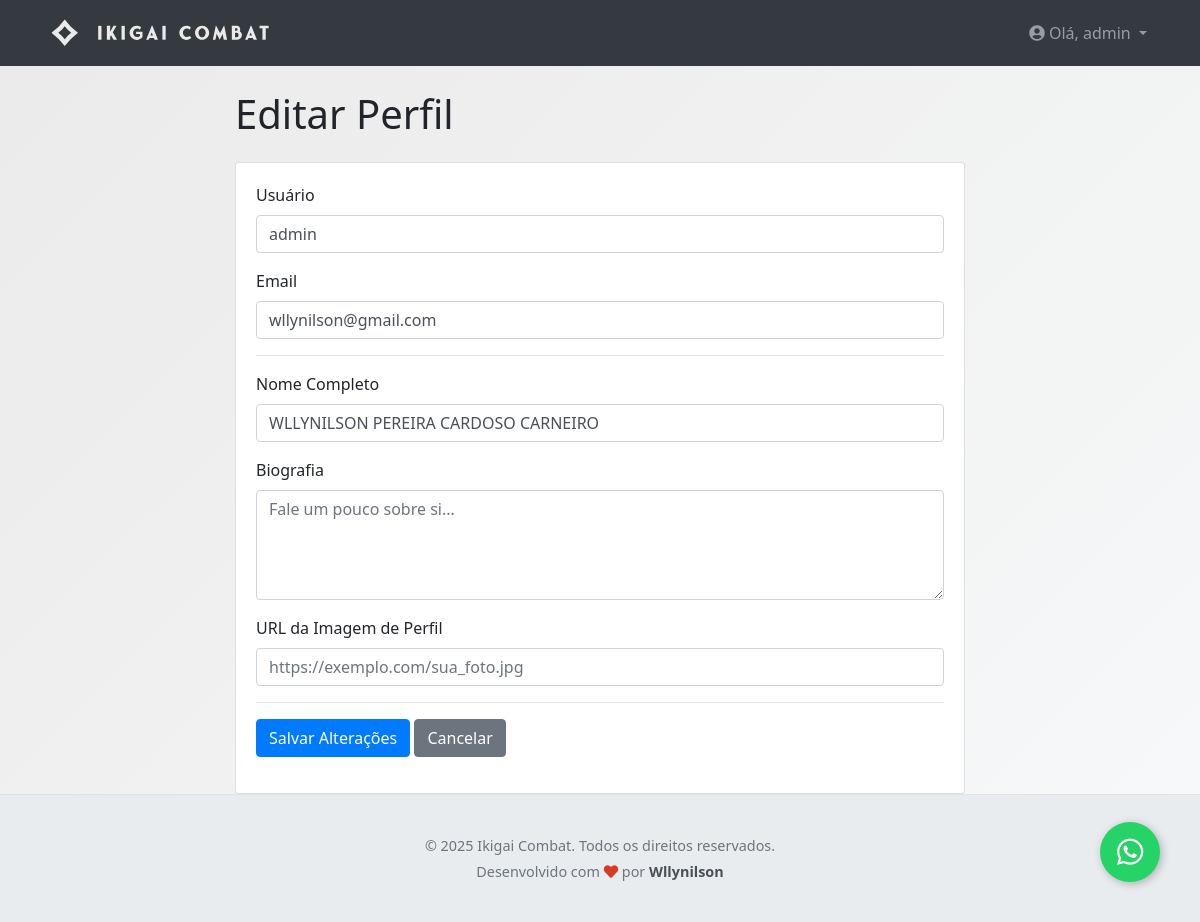
Page /perfil/editar (signed in) on the committed database.
### app/models.py (models this page shows, shortened)
class User(UserMixin, db.Model):
    __tablename__ = 'users'
    id = db.Column(db.Integer, primary_key=True)
    username = db.Column(db.String(64), index=True, unique=True, nullable=False)
    email = db.Column(db.String(120), index=True, unique=True, nullable=False)
    password_hash = db.Column(db.String(128))
    nome_completo = db.Column(db.String(150), nullable=True)
    bio = db.Column(db.Text, nullable=True)
    imagem_perfil = db.Column(db.String(300), nullable=True)  # URL para a imagem de perfil
    role = db.Column(db.String(20), nullable=False, default='user')  # Papel do utilizador
    cpf = db.Column(db.String(14), unique=True, nullable=True)  # CPF será único e opcional no início
    telefone = db.Column(db.String(20), nullable=True)  # Telefone também opcional
    inscricoes = db.relationship('Inscricao', backref='participante', lazy='dynamic')

### app/auth/routes.py (the view)
@auth_bp.route('/perfil/editar', methods=['GET', 'POST'])
@login_required
def editar_perfil():
    form = EditarPerfilForm()
    if form.validate_on_submit():
        current_user.username = form.username.data
        current_user.email = form.email.data
        current_user.nome_completo = form.nome_completo.data
        current_user.bio = form.bio.data
        current_user.imagem_perfil = form.imagem_perfil.data
        db.session.commit()
        flash('O seu perfil foi atualizado com sucesso!', 'success')
        return redirect(url_for('auth.perfil'))
    elif request.method == 'GET':
        form.username.data = current_user.username
        form.email.data = current_user.email
        form.nome_completo.data = current_user.nome_completo
        form.bio.data = current_user.bio
        form.imagem_perfil.data = current_user.imagem_perfil
    return render_template('auth/editar_perfil.html', title='Editar Perfil', form=form)

### app/auth/forms.py (shortened to what this page needs)
class EditarPerfilForm(FlaskForm):
    username = StringField('Usuário', validators=[DataRequired(), Length(min=2, max=64)])
    email = StringField('Email', validators=[DataRequired(), Email()])
    nome_completo = StringField('Nome Completo', validators=[Optional(), Length(max=150)])
    bio = TextAreaField('Biografia', validators=[Optional(), Length(max=500)])
    imagem_perfil = StringField('URL da Imagem de Perfil', validators=[Optional(), URL()])
    submit = SubmitField('Salvar Alterações')

### app/__init__.py (called while the page is built)
@login_manager.user_loader
def load_user(user_id):
    return models.User.query.get(int(user_id))

### app/templates/auth/editar_perfil.html (shortened to what this page needs)
{% extends "base.html" %}
{% block content %}
<div class="row">
    <div class="col-md-8 offset-md-2">
        <h1 class="mb-4">{{ title }}</h1>
        <div class="card">
            <div class="card-body">
                <form method="POST" action="" novalidate>
                    {{ form.hidden_tag() }} <div class="form-group">
                        {{ form.username.label(class="form-control-label") }}
                        {{ form.username(class="form-control" + (" is-invalid" if form.username.errors else "")) }}
                    </div>
                    <div class="form-group">
                        {{ form.email.label(class="form-control-label") }}
                        {{ form.email(class="form-control" + (" is-invalid" if form.email.errors else "")) }}
                    </div>
                    <hr>
                    <div class="form-group">
                        {{ form.nome_completo.label(class="form-control-label") }}
                        {{ form.nome_completo(class="form-control", placeholder="O seu nome completo") }}
                    </div>
                    <div class="form-group">
                        {{ form.bio.label(class="form-control-label") }}
                        {{ form.bio(class="form-control", rows=4, placeholder="Fale um pouco sobre si...") }}
                    </div>
                    <div class="form-group">
                        {{ form.imagem_perfil.label(class="form-control-label") }}
                        {{ form.imagem_perfil(class="form-control", placeholder="https://exemplo.com/sua_foto.jpg") }}
                    </div>
                    <hr>
                    <div class="form-group">
                        {{ form.submit(class="btn btn-primary") }}
                        <a href="{{ url_for('auth.perfil') }}" class="btn btn-secondary">Cancelar</a>
                    </div>
                </form>
            </div>
        </div>
    </div>
</div>
{% endblock %}

### app/templates/base.html (shortened to what this page needs)
<!DOCTYPE html>
<html lang="pt-BR">
<head>
    <link rel="stylesheet" href="https://stackpath.bootstrapcdn.com/bootstrap/4.5.2/css/bootstrap.min.css">
    <link rel="stylesheet" href="https://cdnjs.cloudflare.com/ajax/libs/font-awesome/5.15.3/css/all.min.css">
    <link rel="stylesheet" href="{{ url_for('static', filename='css/estilos_publicos.css') }}">
</head>
<body>
<nav class="navbar navbar-expand-lg navbar-dark bg-dark mb-4">
    <div class="container">
        <a class="navbar-brand" href="{{ url_for('public.index') }}">
            <img src="{{ url_for('static', filename='images/logo-navbar.svg') }}" alt="Ikigai Combat Logo" height="40">
        </a>
        <div class="collapse navbar-collapse" id="navbarNav">
            <ul class="navbar-nav mr-auto">
                <li class="nav-item active">
                    <a class="nav-link" href="{{ url_for('public.index') }}"> </a>
                </li>
            </ul>
            <ul class="navbar-nav">
                {% if current_user.is_authenticated %}
                    <li class="nav-item dropdown">
                        <a class="nav-link dropdown-toggle" href="#" id="navbarUserDropdown" role="button"
                           data-toggle="dropdown" aria-haspopup="true" aria-expanded="false">
                            <i class="fas fa-user-circle"></i> Olá, {{ current_user.username }}
                        </a>
                    </li>
                {% endif %}
            </ul>
        </div>
    </div>
</nav>
    <main role="main">
        <div class="container">
            {% block content %}{% endblock %}
        </div>
    </main>
<footer class="site-footer">
    <div class="container text-center">
        <p class="mb-1">&copy; {{ current_year }} Ikigai Combat. Todos os direitos reservados.</p>
        <p class="developer-credit mb-0">Desenvolvido com <i class="fas fa-heart"
                                                             style="color: var(--primary-red);"></i> por
            <a href="https://www.wllynilson.com.br" target="_blank">Wllynilson</a>
        </p>
    </div>
</footer>
<a href="https://wa.me/5563992457273?text=OSS!%20Preciso%20de%20ajuda%20com%20a%20plataforma%20de%20eventos%20Ikigai." class="whatsapp-fab" target="_blank" title="Fale com o Suporte">
    <i class="fab fa-whatsapp"></i>
</a>
</body>
</html>

### app/static/css/estilos_publicos.css (style rules this page uses)
:root { --primary-red: rgb(214, 58, 38); --primary-white: rgb(234, 234, 234); --dark-red: rgb(180, 45, 28); --light-red: rgba(214, 58, 38, 0.1); --shadow: 0 4px 20px rgba(0, 0, 0, 0.1); --border-radius: 12px; }
body { background: linear-gradient(135deg, var(--primary-white) 0%, #f8f9fa 100%); font-family: 'Segoe UI', Tahoma, Geneva, Verdana, sans-serif; }
.whatsapp-fab { position: fixed; width: 60px; height: 60px; bottom: 40px; right: 40px; background-color: #25D366; color: #FFF; border-radius: 50%; text-align: center; font-size: 30px; box-shadow: 2px 2px 8px rgba(0, 0, 0, 0.25); z-index: 1000; display: flex; align-items: center; justify-content: center; text-decoration: none; transition: all 0.3s ease; }
.site-footer { padding: 2.5rem 0; background-color: #e9ecef; border-top: 1px solid #dee2e6; font-size: 0.9rem; color: #6c757d; }
.developer-credit a { color: #495057; font-weight: 600; text-decoration: none; transition: color 0.3s ease; }

### rows in the picture
User: username "admin", email "wllynilson@gmail.com", nome_completo "WLLYNILSON PEREIRA CARDOSO CARNEIRO"

### other values in the picture
{{ title }} "Editar Perfil"
